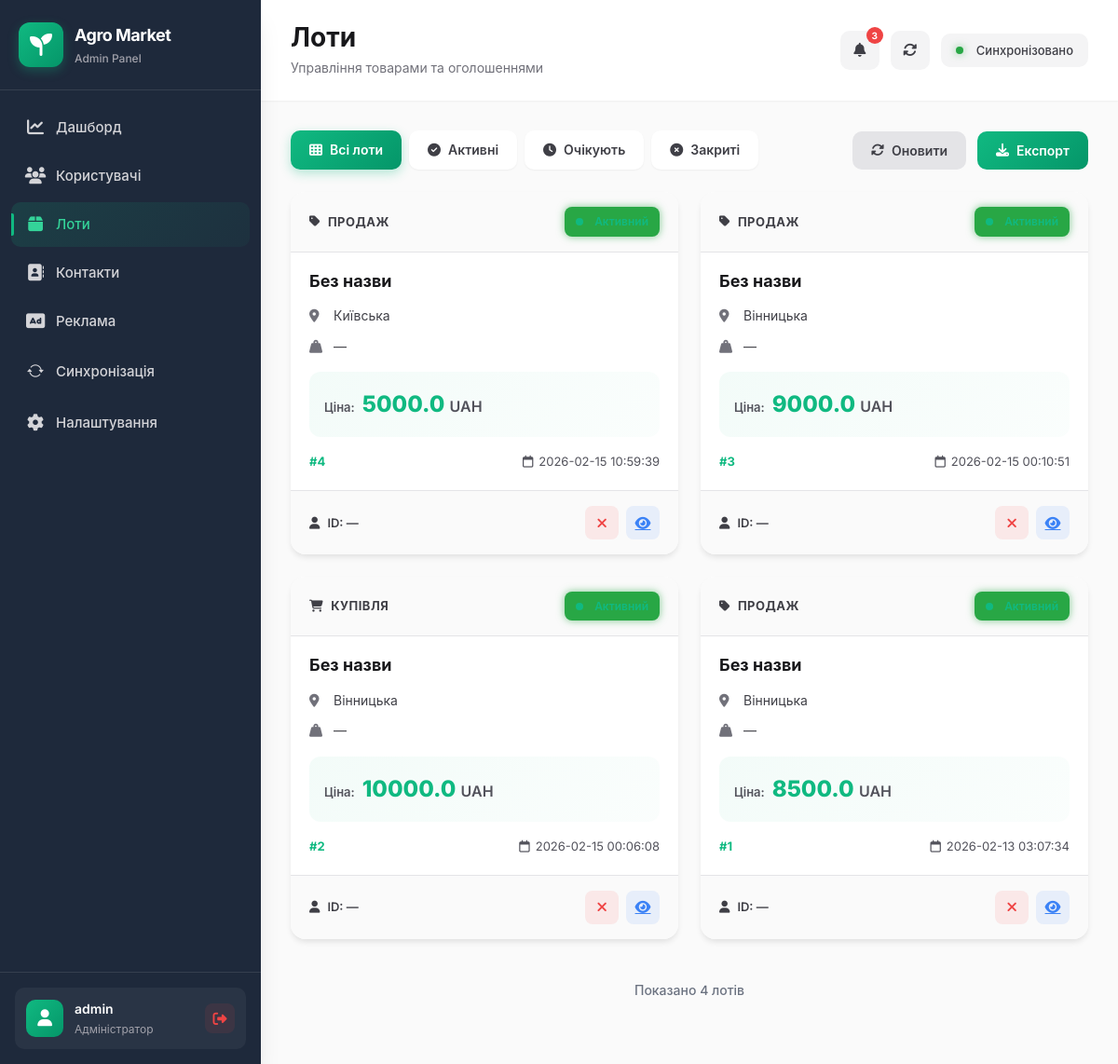
Page /lots (signed in) on the committed database.
### tables this page shows
CREATE TABLE lots (
                                                id INTEGER PRIMARY KEY AUTOINCREMENT,
                                                owner_user_id INTEGER NOT NULL,
                                                type TEXT NOT NULL,
                                                crop TEXT NOT NULL,
                                                volume_tons REAL NOT NULL DEFAULT 0,
                                                volume REAL,
                                                region TEXT NOT NULL,
                                                location TEXT,
                                                price REAL,
                                                comment TEXT,
                                                quality_json TEXT NOT NULL DEFAULT '{}',
                                                views_count INTEGER NOT NULL DEFAULT 0,
                                                status TEXT NOT NULL DEFAULT 'active',
                                                created_at TEXT DEFAULT CURRENT_TIMESTAMP,
                                                updated_at TEXT
            );

### src/web_panel/app.py (the view)
    @app.get("/lots")
    @login_required
    def lots_page():
        status_filter = request.args.get("status", "").strip()
        conn = get_conn()
        if not _has_table(conn, "lots"):
            conn.close()
            return render_template("lots.html", rows=[], status=status_filter, cols=[])
        cols = _table_cols(conn, "lots")
        sql = "SELECT * FROM lots"
        params = []
        if status_filter and "status" in cols:
            sql += " WHERE status=?"
            params.append(status_filter)
        sql += " ORDER BY id DESC LIMIT 500"
        rows = conn.execute(sql, tuple(params)).fetchall()
        conn.close()
        return render_template("lots.html", rows=rows, status=status_filter, cols=cols)

### src/web_panel/app.py (called while the page is built)
def _has_table(conn, table: str) -> bool:
    row = conn.execute(
        "SELECT name FROM sqlite_master WHERE type='table' AND name=?",
        (table,)
    ).fetchone()
    return bool(row)

def _table_cols(conn, table: str) -> list:
    try:
        return [row["name"] for row in conn.execute(f"PRAGMA table_info({table})").fetchall()]
    except Exception:
        return []

### src/web_panel/db.py (called while the page is built)
def get_conn() -> sqlite3.Connection:
    DB_PATH.parent.mkdir(parents=True, exist_ok=True)
    conn = sqlite3.connect(str(DB_PATH))
    conn.row_factory = sqlite3.Row
    return conn

### src/web_panel/templates/lots.html (shortened to what this page needs)
{% extends "base.html" %}
{% block page_title %}Лоти{% endblock %}
{% block page_description %}Управління товарами та оголошеннями{% endblock %}
{% block content %}
<div class="lots-container">
  <div class="page-controls">
    <div class="filter-tabs">
      <a href="/lots" class="filter-tab {% if not status %}active{% endif %}">
        <i class="fas fa-th"></i>
        Всі лоти
      </a>
      <a href="/lots?status=active" class="filter-tab {% if status == 'active' %}active{% endif %}">
        <i class="fas fa-check-circle"></i>
        Активні
      </a>
      <a href="/lots?status=pending" class="filter-tab {% if status == 'pending' %}active{% endif %}">
        <i class="fas fa-clock"></i>
        Очікують
      </a>
      <a href="/lots?status=closed" class="filter-tab {% if status == 'closed' %}active{% endif %}">
        <i class="fas fa-times-circle"></i>
        Закриті
      </a>
    </div>
    <div class="page-actions">
      <button class="btn btn-secondary" onclick="window.location.reload()">
        <i class="fas fa-sync-alt"></i>
        Оновити
      </button>
      <a href="/lots/export" class="btn btn-success">
        <i class="fas fa-download"></i>
        Експорт
      </a>
    </div>
  </div>
  {% if rows %}
  <div class="lots-grid">
    {% for row in rows %}
    <div class="lot-card">
      <div class="lot-header">
        <div class="lot-type">
          <i class="fas fa-{% if row['type'] == 'sell' %}tag{% else %}shopping-cart{% endif %}"></i>
          {{ 'Продаж' if row['type'] == 'sell' else 'Купівля' }}
        </div>
        <div class="lot-status">
          {% if row['status'] == 'active' %}
          <span class="status-badge status-success">
            <span class="status-dot"></span>
          </span>
          {% elif row['status'] == 'pending' %}
          <span class="status-badge status-warning">
            <span class="status-dot"></span>
            Очікує
          </span>
          {% else %}
          <span class="status-badge status-danger">
            <span class="status-dot"></span>
            Закритий
          </span>
          {% endif %}
        </div>
      </div>
      <div class="lot-body">
        <h3 class="lot-title">{{ row['title'] or 'Без назви' }}</h3>
        <div class="lot-details">
          <div class="lot-detail">
            <i class="fas fa-map-marker-alt"></i>
            <span>{{ row['region'] or 'Регіон не вказано' }}</span>
          </div>
          <div class="lot-detail">
            <i class="fas fa-weight-hanging"></i>
            <span>{{ row['amount'] or '—' }}</span>
          </div>
        </div>
        <div class="lot-price">
          <div class="price-label">Ціна:</div>
          <div class="price-value">
            {{ row['price'] or '—' }}
            <span class="currency">{{ row['currency'] or 'UAH' }}</span>
          </div>
        </div>
        <div class="lot-meta">
          <span class="lot-id">#{{ row['id'] }}</span>
          <span class="lot-date">
            <i class="far fa-calendar"></i>
            {{ row['created_at'] or '—' }}
          </span>
        </div>
      </div>
      <div class="lot-footer">
        <div class="lot-owner">
          <i class="fas fa-user"></i>
          ID: {{ row['owner_tg_id'] or row['user_id'] or '—' }}
        </div>
        <div class="lot-actions">
          {% if row['status'] == 'active' %}
          <form method="POST" action="/lots/{{ row['id'] }}/close" style="display:inline">
            <button type="submit" class="btn-lot btn-lot-danger" title="Закрити лот">
              <i class="fas fa-times"></i>
            </button>
          </form>
          {% else %}
          <form method="POST" action="/lots/{{ row['id'] }}/activate" style="display:inline">
            <button type="submit" class="btn-lot btn-lot-success" title="Активувати лот">
              <i class="fas fa-check"></i>
            </button>
          </form>
          {% endif %}
          <a href="/lots/{{ row['id'] }}" class="btn-lot btn-lot-info" title="Деталі">
            <i class="fas fa-eye"></i>
          </a>
        </div>
      </div>
    </div>
    {% endfor %}
  </div>
  <div class="pagination-info">
    <p>Показано {{ rows|length }} лотів</p>
  </div>
  {% endif %}
</div>
{% endblock %}

### src/web_panel/templates/base.html (style rules this page uses)
.status-dot { width: 8px; height: 8px; border-radius: 50%; display: inline-block; margin-right: 6px; }
.status-success { background-color: #28a745; box-shadow: 0 0 8px rgba(40, 167, 69, 0.6); }

### rows in the picture
lots: type "ПРОДАЖ", status "active" (drawn), row "Без назви", region "Київська", row "—", price "5000.0", row "UAH", id "4", created_at "2026-02-15 10:59:39"
lots: type "ПРОДАЖ", status "active" (drawn), row "Без назви", region "Вінницька", row "—", price "9000.0", row "UAH", id "3", created_at "2026-02-15 00:10:51"
lots: type "КУПІВЛЯ", status "active" (drawn), row "Без назви", region "Вінницька", row "—", price "10000.0", row "UAH", id "2", created_at "2026-02-15 00:06:08"
lots: type "ПРОДАЖ", status "active" (drawn), row "Без назви", region "Вінницька", row "—", price "8500.0", row "UAH", id "1", created_at "2026-02-13 03:07:34"

### other values in the picture
{{ current_user.id }} "admin"
{{ rows|length }} "4"
